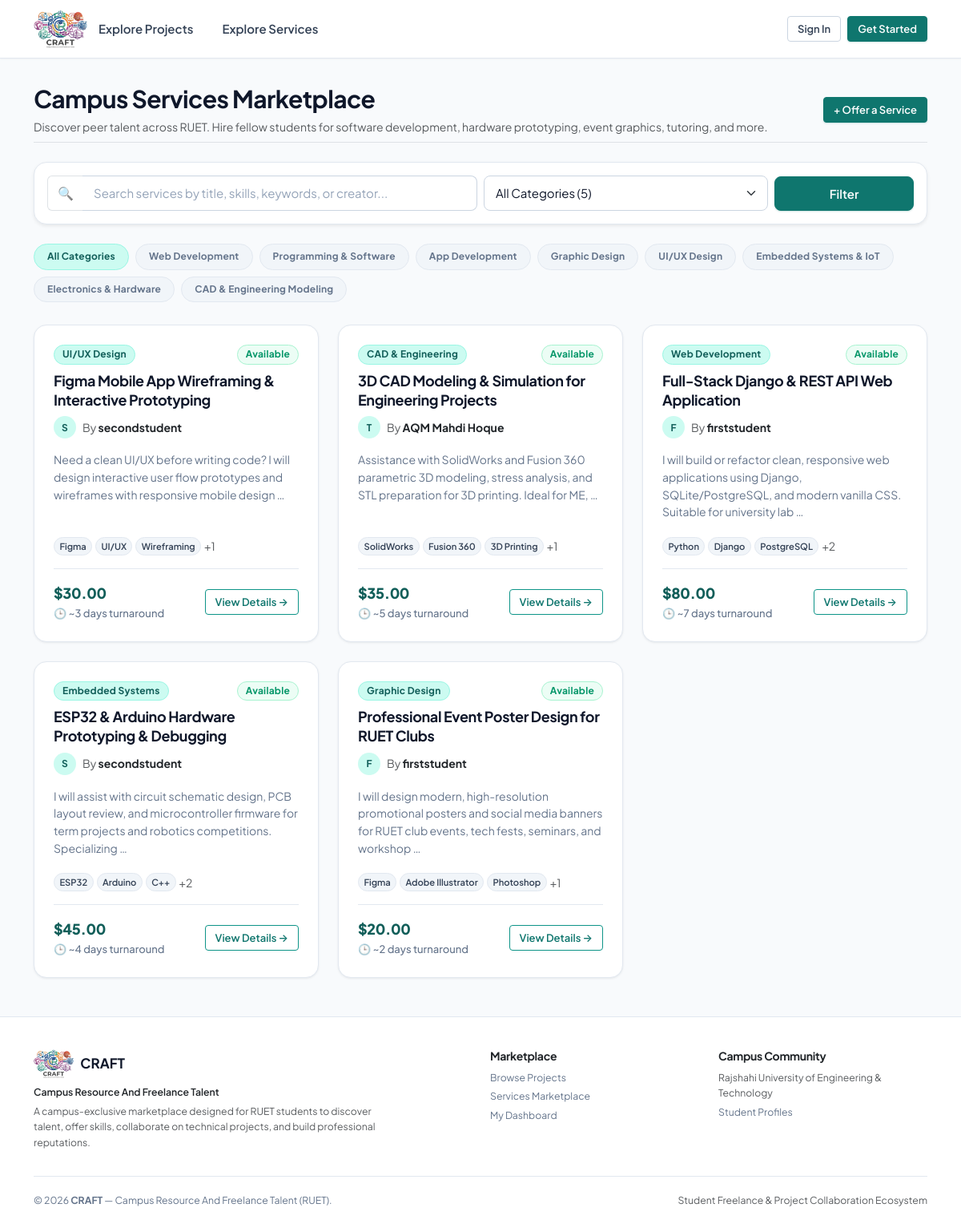
Page /services/ on the committed database.
### services/models.py (models this page shows, shortened)
class Service(models.Model):
    class Category(models.TextChoices):
        WEB_DEV = 'Web Development', 'Web Development'
        PROGRAMMING = 'Programming', 'Programming & Software'
        APP_DEV = 'App Development', 'App Development'
        GRAPHIC_DESIGN = 'Graphic Design', 'Graphic Design'
        UI_UX = 'UI/UX Design', 'UI/UX Design'
        EMBEDDED = 'Embedded Systems', 'Embedded Systems & IoT'
        ELECTRONICS = 'Electronics', 'Electronics & Hardware'
        CAD_ENGINEERING = 'CAD & Engineering', 'CAD & Engineering Modeling'
        WRITING = 'Writing', 'Technical Writing & Documentation'
        VIDEO_EDITING = 'Video Editing', 'Video Editing & Media'
        PHOTOGRAPHY = 'Photography', 'Campus Photography'
        TUTORING = 'Tutoring', 'Academic Tutoring'
        RESEARCH = 'Research', 'Research Assistance'
        OTHER = 'Other', 'Other Services'
    creator = models.ForeignKey(
        settings.AUTH_USER_MODEL,
        on_delete=models.CASCADE,
        related_name='services'
    )
    title = models.CharField(
        max_length=200,
        help_text="e.g. I will design professional event posters for your RUET club"
    )
    description = models.TextField(
        help_text="Describe the scope, deliverables, and what clients should expect."
    )
    category = models.CharField(
        max_length=50,
        choices=Category.choices,
        default=Category.WEB_DEV
    )
    skills = models.CharField(
        max_length=255,
        blank=True,
        help_text="Relevant tools or technologies, comma-separated (e.g. React, Tailwind, Figma)"
    )
    delivery_time_days = models.PositiveIntegerField(
        default=3,
        help_text="Expected delivery time in days"
    )
    price_estimate = models.DecimalField(
        max_digits=10,
        decimal_places=2,
        null=True,
        blank=True,
        help_text="Optional starting price or estimated budget in USD"
    )
    is_active = models.BooleanField(
        default=True,
        help_text="Toggle service availability in the marketplace"
    )
    created_at = models.DateTimeField(auto_now_add=True)
    updated_at = models.DateTimeField(auto_now=True)
    class Meta:
        ordering = ['-created_at']
    @property
    def skills_list(self):
        if not self.skills:
            return []
        return [s.strip() for s in self.skills.split(',') if s.strip()]

### accounts/models.py (models this page shows, shortened)
class User(AbstractUser):
    class Role(models.TextChoices):
        STUDENT = 'student', 'Student'
        CLIENT = 'client', 'Client'
        ADMIN = 'admin', 'Admin'
    role = models.CharField(max_length=10, choices=Role.choices, default=Role.STUDENT)
    skills = models.CharField(max_length=255, blank=True, help_text="Comma separated skills")
    bio = models.TextField(blank=True)
    company_name = models.CharField(max_length=150, blank=True)

### services/views.py (the view, shortened to what this page needs)
# urls.py: path('', views.service_list, name='service_list'),
def service_list(request):
    queryset = Service.objects.select_related('creator').all()
    show_mine = request.GET.get('mine') == '1' and request.user.is_authenticated
    if show_mine:
        queryset = queryset.filter(creator=request.user)
    else:
        if not (request.user.is_authenticated and request.user.is_admin_role):
            queryset = queryset.filter(is_active=True)
    query = request.GET.get('q', '').strip()
    selected_category = request.GET.get('category', '').strip()
    if selected_category:
        queryset = queryset.filter(category=selected_category)
    queryset = queryset.order_by('-created_at')
    paginator = Paginator(queryset, 9)
    page_number = request.GET.get('page')
    page_obj = paginator.get_page(page_number)
    return render(request, 'services/service_list.html', {
        'services': page_obj,
        'page_obj': page_obj,
        'query': query,
        'selected_category': selected_category,
        'categories': Service.Category.choices,
        'show_mine': show_mine,
        'total_count': queryset.count(),
    })

### templates/services/service_list.html (shortened to what this page needs)
{% extends 'base.html' %}
{% block content %}
<div class="d-flex flex-column flex-md-row align-items-md-center justify-content-between gap-3 mb-4 pb-2 border-bottom">
    <div>
        <h2 class="fw-bold mb-1">Campus Services Marketplace</h2>
        <p class="text-muted small mb-0">
            Discover peer talent across RUET. Hire fellow students for software development, hardware prototyping, event graphics, tutoring, and more.
        </p>
    </div>
    <div class="d-flex align-items-center gap-2">
        {% if user.is_authenticated %}
            {% if show_mine %}
                <a href="{% url 'services:service_list' %}" class="btn btn-outline-secondary btn-sm">
                    View All Services
                </a>
            {% else %}
                <a href="{% url 'services:service_list' %}?mine=1" class="btn btn-outline-secondary btn-sm">
                    My Services
                </a>
            {% endif %}
            <a href="{% url 'services:service_create' %}" class="btn btn-primary btn-sm">
                + Offer a Service
            </a>
        {% else %}
            <a href="{% url 'accounts:login' %}" class="btn btn-primary btn-sm">
                + Offer a Service
            </a>
        {% endif %}
    </div>
</div>
<div class="card p-3 mb-4 shadow-sm">
    <form method="get" class="row g-2 align-items-center">
        <div class="col-12 col-md-6">
            <div class="input-group">
                <span class="input-group-text bg-white border-end-0 text-muted">🔍</span>
                <input type="text" name="q" value="{{ query }}" class="form-control border-start-0" placeholder="Search services by title, skills, keywords, or creator...">
            </div>
        </div>
        <div class="col-12 col-sm-6 col-md-4">
            <select name="category" class="form-select">
                <option value="">All Categories ({{ total_count }})</option>
            </select>
        </div>
        <div class="col-6 col-md-2">
            <button class="btn btn-primary w-100" type="submit">Filter</button>
        </div>
    </form>
</div>
<div class="d-flex flex-wrap gap-2 mb-4 pb-1">
    <a href="{% url 'services:service_list' %}" class="badge {% if not selected_category %}bg-primary{% else %}bg-secondary{% endif %} text-decoration-none py-2 px-3">
        All Categories
    </a>
    {% for code, name in categories %}
        {% if forloop.counter <= 8 %}
            <a href="{% url 'services:service_list' %}?category={{ code }}{% if query %}&q={{ query }}{% endif %}{% if show_mine %}&mine=1{% endif %}" class="badge {% if selected_category == code %}bg-primary{% else %}bg-secondary{% endif %} text-decoration-none py-2 px-3">
                {{ name }}
            </a>
        {% endif %}
    {% endfor %}
</div>
<div class="row g-4">
    {% for service in services %}
        <div class="col-12 col-md-6 col-lg-4">
            <div class="cw-item-card">
                <div class="d-flex align-items-start justify-content-between gap-2 mb-2">
                    <span class="badge bg-primary">{{ service.category }}</span>
                    {% if service.is_active %}
                        <span class="badge bg-success">Available</span>
                    {% else %}
                        <span class="badge bg-secondary">Paused</span>
                    {% endif %}
                </div>
                <h5 class="cw-item-title">
                    <a href="{% url 'services:service_detail' service.pk %}">{{ service.title }}</a>
                </h5>
                <div class="d-flex align-items-center gap-2 mb-3">
                    <div class="cw-user-avatar" style="width: 28px; height: 28px; font-size: 0.75rem;">
                        {{ service.creator.username|make_list|first|upper }}
                    </div>
                    <span class="text-muted small">
                        By <strong class="text-dark">{{ service.creator.get_full_name|default:service.creator.username }}</strong>
                    </span>
                </div>
                <p class="cw-item-desc">
                    {{ service.description|truncatewords:20 }}
                </p>
                {% if service.skills_list %}
                    <div class="d-flex flex-wrap gap-1 mb-3">
                        {% for skill in service.skills_list|slice:":3" %}
                            <span class="cw-skill-chip" style="font-size: 0.7rem; padding: 0.1rem 0.4rem;">
                                {{ skill }}
                            </span>
                        {% endfor %}
                        {% if service.skills_list|length > 3 %}
                            <span class="text-muted small align-self-center">+{{ service.skills_list|length|add:"-3" }}</span>
                        {% endif %}
                    </div>
                {% endif %}
                <div class="cw-item-meta">
                    <div>
                        {% if service.price_estimate %}
                            <div class="cw-budget-tag">${{ service.price_estimate }}</div>
                        {% else %}
                            <div class="cw-budget-tag" style="font-size: 0.95rem; color: var(--cw-text-muted);">Negotiable</div>
                        {% endif %}
                        <div class="cw-meta-sub">🕒 ~{{ service.delivery_time_days }} day{{ service.delivery_time_days|pluralize }} turnaround</div>
                    </div>
                    <div>
                        <a href="{% url 'services:service_detail' service.pk %}" class="btn btn-sm btn-outline-primary">
                            View Details &rarr;
                        </a>
                    </div>
                </div>
            </div>
        </div>
    {% endfor %}
</div>
{% endblock %}

### templates/base.html (shortened to what this page needs)
{% load static %}
<!DOCTYPE html>
<html lang="en">
<head>
    <link href="{% static 'vendor/css/bootstrap.min.css' %}" rel="stylesheet">
    <link href="{% static 'css/base.css' %}" rel="stylesheet">
    <link href="{% static 'css/components.css' %}" rel="stylesheet">
</head>
<body>
<header class="cw-navbar">
    <div class="container">
        <a class="cw-brand" href="{% url 'home' %}" title="CRAFT — Campus Resource And Freelance Talent" aria-label="CRAFT — Campus Resource And Freelance Talent">
            <img src="{% static 'images/craft-logo.png' %}" alt="CRAFT — Campus Resource And Freelance Talent" class="cw-navbar-logo">
        </a>
        <div class="collapse navbar-collapse d-lg-flex justify-content-between" id="cwNavCollapse">
            <ul class="cw-nav-links my-2 my-lg-0">
                {% if user.is_authenticated %}
                    <li>
                        <a class="cw-nav-link" href="{% url 'accounts:dashboard' %}">Dashboard</a>
                    </li>
                    <li>
                        <a class="cw-nav-link" href="{% url 'projects:project_list' %}">Browse Projects</a>
                    </li>
                    <li>
                        <a class="cw-nav-link" href="{% url 'services:service_list' %}">Services Marketplace</a>
                    </li>
                    {% if user.is_client or user.is_admin_role %}
                        <li>
                            <a class="cw-nav-link text-primary fw-bold" href="{% url 'projects:project_create' %}">+ Post Project</a>
                        </li>
                    {% endif %}
                {% else %}
                    <li>
                        <a class="cw-nav-link" href="{% url 'projects:project_list' %}">Explore Projects</a>
                    </li>
                    <li>
                        <a class="cw-nav-link" href="{% url 'services:service_list' %}">Explore Services</a>
                    </li>
                {% endif %}
            </ul>
            <div class="d-flex align-items-center gap-2 mt-2 mt-lg-0">
                {% if user.is_authenticated %}
                    <a href="{% url 'accounts:profile' %}" class="cw-user-badge" title="View & Edit Profile">
                        <span class="cw-user-avatar">{{ user.username|make_list|first|upper }}</span>
                        <span>{{ user.username }}</span>
                        <span class="cw-role-pill cw-role-{{ user.role }}">{{ user.role }}</span>
                    </a>
                    <form method="post" action="{% url 'accounts:logout' %}" class="d-inline" data-no-disable="true">
                        {% csrf_token %}
                        <button type="submit" class="btn btn-sm btn-outline-secondary" title="Sign out of your account">Logout</button>
                    </form>
                {% else %}
                    <a href="{% url 'accounts:login' %}" class="btn btn-sm btn-outline-secondary">Sign In</a>
                    <a href="{% url 'accounts:register' %}" class="btn btn-sm btn-primary">Get Started</a>
                {% endif %}
            </div>
        </div>
    </div>
</header>
<main class="cw-main-content">
    <div class="container">
        {% block content %}{% endblock %}
    </div>
</main>
<footer class="cw-footer">
    <div class="container">
        <div class="row gy-4">
            <div class="col-md-6">
                <div class="d-flex align-items-center gap-2 mb-2">
                    <img src="{% static 'images/craft-logo.png' %}" alt="CRAFT Logo" class="cw-footer-logo">
                    <span class="cw-footer-brand mb-0">CRAFT</span>
                </div>
                <div class="fw-semibold text-dark small mb-1">Campus Resource And Freelance Talent</div>
                <p class="text-muted small mb-0" style="max-width: 440px;">
                    A campus-exclusive marketplace designed for RUET students to discover talent, offer skills, collaborate on technical projects, and build professional reputations.
                </p>
            </div>
            <div class="col-md-3 col-6">
                <h6 class="fw-bold text-dark mb-2">Marketplace</h6>
                <ul class="list-unstyled small mb-0">
                    <li class="mb-1"><a href="{% url 'projects:project_list' %}">Browse Projects</a></li>
                    <li class="mb-1"><a href="{% url 'services:service_list' %}">Services Marketplace</a></li>
                    <li><a href="{% url 'accounts:dashboard' %}">My Dashboard</a></li>
                </ul>
            </div>
            <div class="col-md-3 col-6">
                <h6 class="fw-bold text-dark mb-2">Campus Community</h6>
                <ul class="list-unstyled small mb-0">
                    <li class="mb-1"><span class="text-muted">Rajshahi University of Engineering & Technology</span></li>
                    <li class="mb-1"><a href="{% url 'accounts:profile' %}">Student Profiles</a></li>
                </ul>
            </div>
        </div>
        <div class="cw-footer-bottom small">
            <div>&copy; {% now "Y" %} <strong>CRAFT</strong> &mdash; Campus Resource And Freelance Talent (RUET).</div>
            <div class="text-muted">Student Freelance & Project Collaboration Ecosystem</div>
        </div>
    </div>
</footer>
</body>
</html>

### rows in the picture
Service: category "UI/UX Design", is_active "Available", title "Figma Mobile App Wireframing & Interactive Prototyping", creator.username|make_list "S", creator.get_full_name "secondstudent", description "Need a clean UI/UX before writing code? I will design interactive user flow prototypes and wireframes with responsive mobile design …", skills_list "Figma" "UI/UX" "Wireframing", skills_list|length "1", price_estimate "30.00", delivery_time_days "3"
Service: category "CAD & Engineering", is_active "Available", title "3D CAD Modeling & Simulation for Engineering Projects", creator.username|make_list "T", creator.get_full_name "AQM Mahdi Hoque", description "Assistance with SolidWorks and Fusion 360 parametric 3D modeling, stress analysis, and STL preparation for 3D printing. Ideal for ME, …", skills_list "SolidWorks" "Fusion 360" "3D Printing", skills_list|length "1", price_estimate "35.00", delivery_time_days "5"
Service: category "Web Development", is_active "Available", title "Full-Stack Django & REST API Web Application", creator.username|make_list "F", creator.get_full_name "firststudent", description "I will build or refactor clean, responsive web applications using Django, SQLite/PostgreSQL, and modern vanilla CSS. Suitable for university lab …", skills_list "Python" "Django" "PostgreSQL", skills_list|length "2", price_estimate "80.00", delivery_time_days "7"
Service: category "Embedded Systems", is_active "Available", title "ESP32 & Arduino Hardware Prototyping & Debugging", creator.username|make_list "S", creator.get_full_name "secondstudent", description "I will assist with circuit schematic design, PCB layout review, and microcontroller firmware for term projects and robotics competitions. Specializing …", skills_list "ESP32" "Arduino" "C++", skills_list|length "2", price_estimate "45.00", delivery_time_days "4"
Service: category "Graphic Design", is_active "Available", title "Professional Event Poster Design for RUET Clubs", creator.username|make_list "F", creator.get_full_name "firststudent", description "I will design modern, high-resolution promotional posters and social media banners for RUET club events, tech fests, seminars, and workshop …", skills_list "Figma" "Adobe Illustrator" "Photoshop", skills_list|length "1", price_estimate "20.00", delivery_time_days "2"

### other values in the picture
{{ name }} "Web Development" "Programming & Software" "App Development" "Graphic Design" "UI/UX Design" "Embedded Systems & IoT" "Electronics & Hardware" "CAD & Engineering Modeling"
